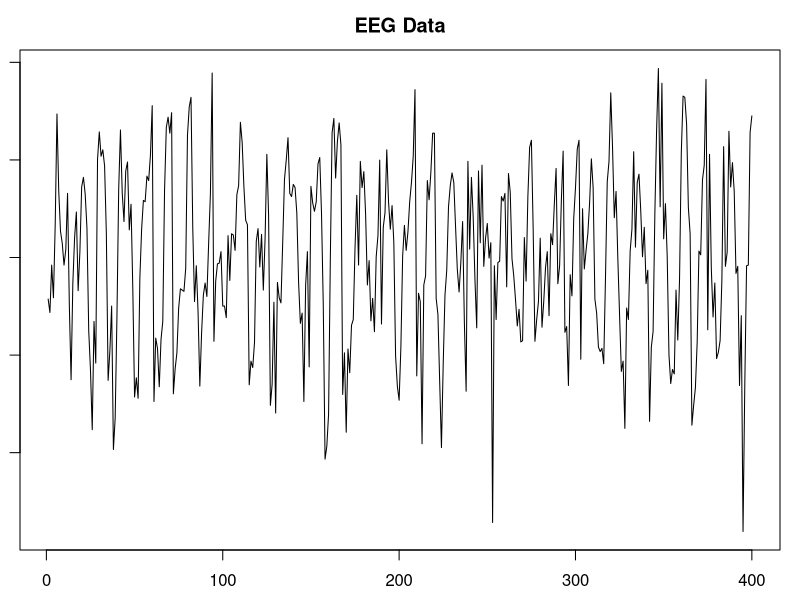
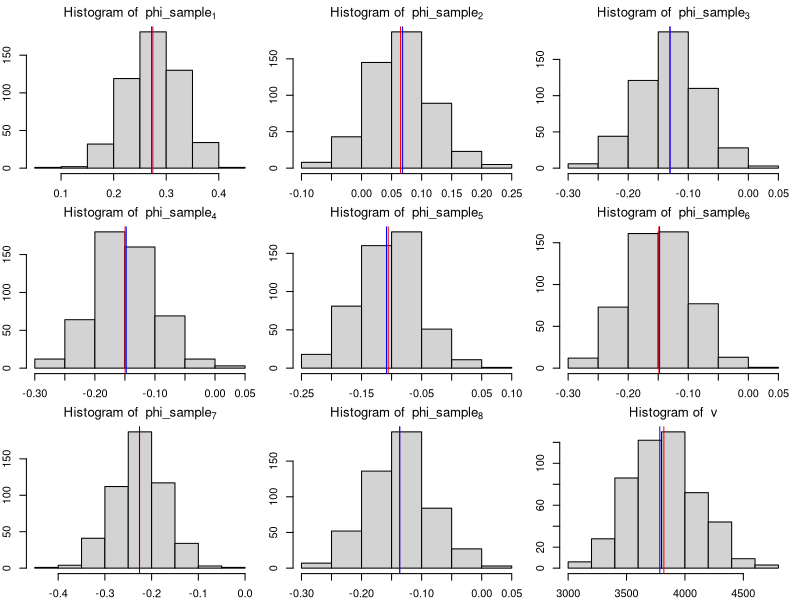

These figures' R source, in order:
## ---- chunk 1
#| label: lbl-load-eeg-data
set.seed(2021)
# Load the EEG dataset
yt=scan('data/eeg.txt')

par(mar = c(2.5, 1, 2.5, 1))

#png("eeg_plot.png", width = 800, height = 600)  # Open PNG device
# plot and save image to file()
plot(yt, type = "l", main = "EEG Data", xlab = "Index", ylab = "eeg")
# Save the plot as an image
#dev.off()  # Close the PNG device
## ---- chunk 2
#| label: lbl-eeg-ar8
set.seed(2021)
yt=scan('data/eeg.txt')
T=length(yt) # length of the time series
p=8

y=rev(yt[(p+1):T]) # response
X=t(matrix(yt[rev(rep((1:p),T-p)+rep((0:(T-p-1)),rep(p,T-p)))],p,T-p));
XtX=t(X)%*%X
XtX_inv=solve(XtX)
phi_MLE=XtX_inv%*%t(X)%*%y # MLE for phi
s2=sum((y - X%*%phi_MLE)^2)/(length(y) - p) #unbiased estimate for v

cat("\n MLE of conditional likelihood for phi: ", phi_MLE, "\n",
    "Estimate for v: ", s2, "\n")


# step2
n_sample=500 # posterior sample size
library(MASS)

## step 1: sample v from inverse gamma distribution
v_sample=1/rgamma(n_sample, (T-2*p)/2, sum((y-X%*%phi_MLE)^2)/2)

## step 2: sample phi conditional on v from normal distribution
phi_sample=matrix(0, nrow = n_sample, ncol = p)

for(i in 1:n_sample){
  phi_sample[i, ]=mvrnorm(1,phi_MLE,Sigma=v_sample[i]*XtX_inv)
}

#posterior means of \phi and nu
phi_hat=colMeans(phi_sample)
v_hat=mean(v_sample)

cat("\n MLE of conditional likelihood for phi: ", phi_hat, "\n",
    "Estimate for v: ", v_hat, "\n")

## ---- chunk 3
#| label: lbl-eeg-plot-ar8
## plot histogram of posterior samples of phi and nu
par(mfrow = c(3, 3), 
 mar = c(2, 2, 2, 1),  # tight margins
 cex.lab = 1.3)


for(i in 1:p){
  hist(phi_sample[, i], xlab = bquote(phi), 
       main = bquote("Histogram of "~phi_sample[.(i)]))
  abline(v = phi_hat[i], col = 'red')
  abline(v = phi_MLE[i], col = 'blue')
}

hist(v_sample, xlab = bquote(nu), main = bquote("Histogram of "~v))
abline(v = v_hat, col = 'red')
abline(v = s2, col = 'blue')

## ---- chunk 4
#| label: lbl-eeg-reciprocal-roots
#phi=phi_MLE
phi=phi_hat
roots=1/polyroot(c(1, -phi)) # compute reciprocal characteristic roots
r=Mod(roots)
# compute moduli of reciprocal roots
lambda=2*pi/Arg(roots) # compute periods of reciprocal roots
# print results modulus and frequency by decreasing order
print(cbind(r, abs(lambda))[order(r, decreasing=TRUE), ][c(2,4,6,8),])
